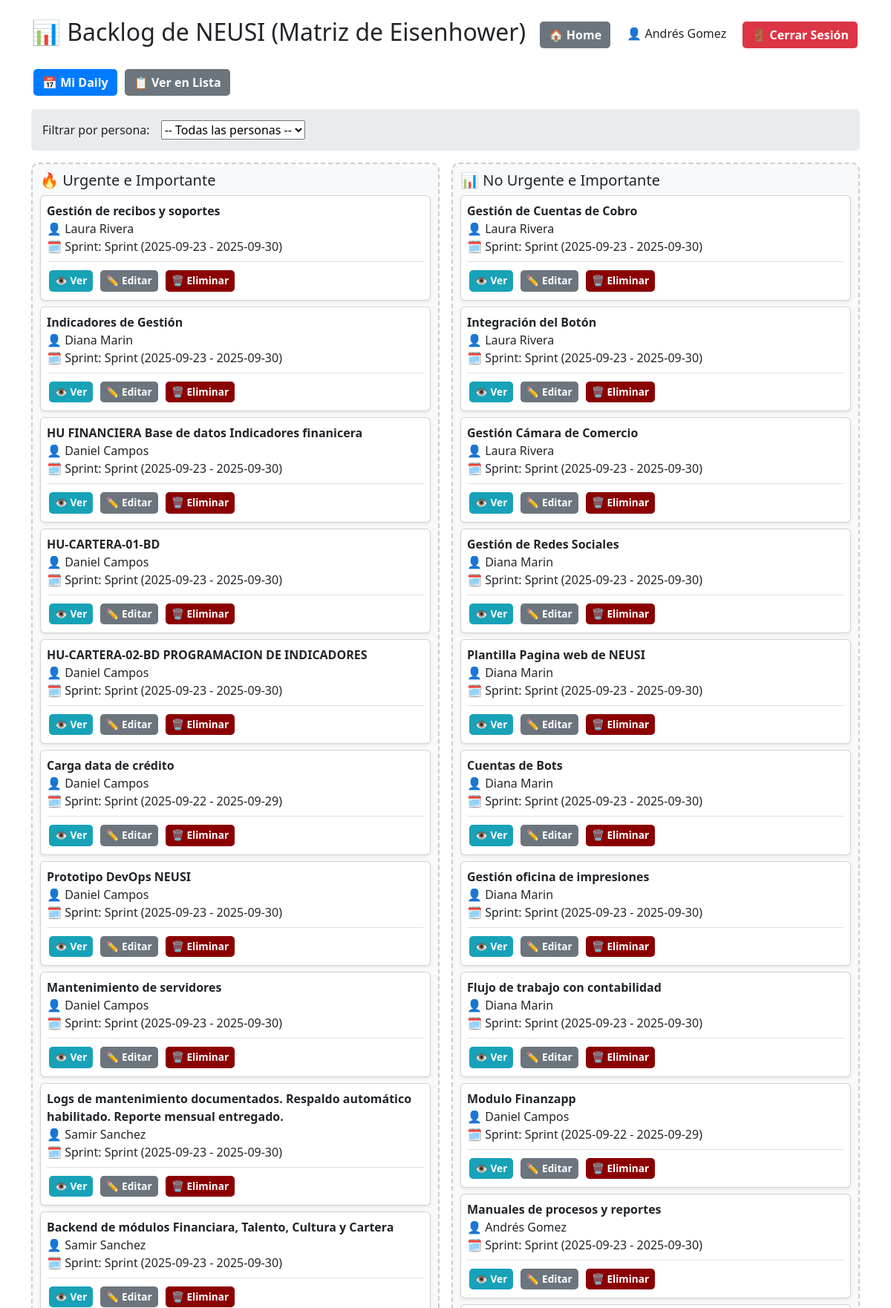
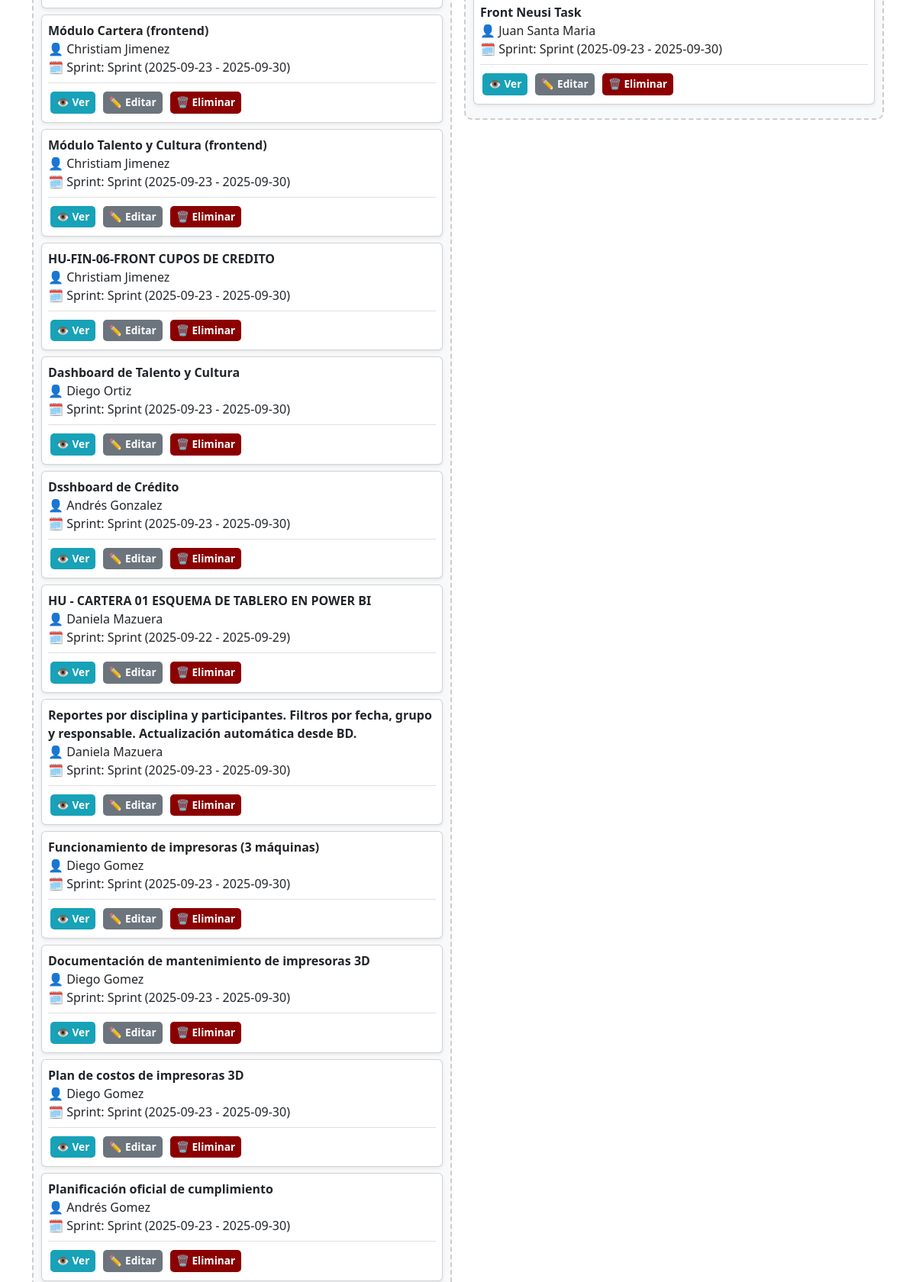
Screenshot of /matriz/ (signed in, upper part) with the database file from the repository (2 pictures, top to bottom).
### backlog/models.py (models this page shows, shortened)
class Tarea(models.Model):
    MATRIZ_CHOICES = [
        ("UI", "Urgente e Importante"),
        ("NUI", "No Urgente e Importante"),
        ("UNI", "Urgente y No Importante"),
        ("NUNI", "No Urgente y No Importante"),
    ]
    ESTADO_CHOICES = [
        ("NUEVO", "Nuevo"),
        ("APROBADO", "Aprobado"),
        ("EN_PROGRESO", "En Progreso"),
        ("COMPLETADO", "Completado"),
        ("BLOQUEADO", "Bloqueado"),
    ]
    titulo = models.CharField(max_length=200)
    descripcion = models.TextField(blank=True)
    criterios_aceptacion = models.TextField(
        blank=True,
        help_text="Criterios que deben cumplirse para cerrar esta tarea"
    )
    categoria = models.CharField(max_length=4, choices=MATRIZ_CHOICES)
    estado = models.CharField(
        max_length=20,
        choices=ESTADO_CHOICES,
        default="NUEVO",
        help_text="Estado actual de la tarea en el workflow"
    )
    asignado_a = models.ForeignKey(
        Integrante,
        on_delete=models.SET_NULL,
        null=True,
        blank=True,
        related_name="tareas_asignadas"
    )
    sprint = models.ForeignKey(Sprint, on_delete=models.CASCADE)
    completada = models.BooleanField(default=False)
    fecha_cierre = models.DateTimeField(null=True, blank=True)
    informe_cierre = models.FileField(
        upload_to="informes_cierre/",
        blank=True,
        null=True,
        help_text="Archivo requerido para cerrar la tarea"
    )

class Integrante(models.Model):
    ROL_PERMISOS = {
        "Lider Bases de datos": ["crear_tareas", "agregar_evidencias", "editar_tareas"],
        "Scrum Master / PO": ["crear_tareas", "agregar_evidencias", "editar_tareas"],
    }
    user = models.OneToOneField(User, on_delete=models.CASCADE)
    rol = models.CharField(max_length=100, blank=True)
    def __str__(self):
        return self.user.get_full_name() or self.user.username
    def puede_crear_tareas(self):
        permisos = self.ROL_PERMISOS.get(self.rol, [])
        return "crear_tareas" in permisos

class Sprint(models.Model):
    nombre = models.CharField(max_length=50, default="Sprint")
    inicio = models.DateField()
    fin = models.DateField()
    def __str__(self):
        return f"{self.nombre} ({self.inicio} - {self.fin})"

### backlog/views.py (the view)
# urls.py: path("matriz/", views.backlog_matriz, name="backlog_matriz"),
@login_required
def backlog_matriz(request):
    try:
        usuario_integrante = request.user.integrante
        tiene_permisos_admin = usuario_integrante.puede_crear_tareas()
    except AttributeError:
        tiene_permisos_admin = False
        usuario_integrante = None
    if tiene_permisos_admin:
        tareas = Tarea.objects.all().select_related("asignado_a", "sprint")
        integrantes = Integrante.objects.all()
        persona_id = request.GET.get("persona")
        if persona_id:
            try:
                tareas = tareas.filter(asignado_a__id=persona_id)
            except (Integrante.DoesNotExist, ValueError):
                pass
    else:
        tareas = Tarea.objects.filter(asignado_a=usuario_integrante) if usuario_integrante else Tarea.objects.none()
        integrantes = []
    cuadrantes = {
        "ui": tareas.filter(categoria="UI"),
        "nui": tareas.filter(categoria="NUI"),
        "uni": tareas.filter(categoria="UNI"),
        "nuni": tareas.filter(categoria="NUNI"),
    }
    return render(request, "backlog/backlog_matriz.html", {
        **cuadrantes,
        "integrantes": integrantes,
        "tiene_permisos_admin": tiene_permisos_admin,
    })

### backlog/templates/backlog/backlog_matriz.html (shortened to what this page needs)
{% load static %}
<!DOCTYPE html>
<html lang="es">
<head>
    <link href="https://cdn.jsdelivr.net/npm/bootstrap@5.3.0/dist/css/bootstrap.min.css" rel="stylesheet">
</head>
<body class="container mt-4">
    <div class="header-container">
        <h2>📊 Backlog de NEUSI (Matriz de Eisenhower)</h2>
        {% if request.user.is_authenticated %}
        <div class="user-info">
            <a href="{% url 'home' %}" class="btn btn-secondary">🏠 Home</a>
            <span style="margin: 0 15px;">👤 {{ request.user.first_name|default:request.user.username }}</span>
            <a href="{% url 'logout' %}" class="btn btn-danger">🚪 Cerrar Sesión</a>
        </div>
        {% endif %}
    </div>
    <div class="mb-3">
        <a href="{% url 'daily_personal' %}" class="btn btn-primary">📅 Mi Daily</a>
        <a href="{% url 'backlog_lista' %}" class="btn btn-secondary">📋 Ver en Lista</a>
        {% if tiene_permisos_admin %}
        <div style="margin-top: 15px; padding: 15px; background: #e9ecef; border-radius: 5px;">
            <form method="get" style="display: inline-flex; align-items: center; gap: 15px;">
                <label for="persona">Filtrar por persona:</label>
                <select name="persona" id="persona" onchange="this.form.submit()">
                    <option value="">-- Todas las personas --</option>
                </select>
            </form>
        </div>
        {% endif %}
    </div>
    <div class="row g-3">
        <div class="col-md-6">
            <div class="quadrant" id="ui">
                <h5>🔥 Urgente e Importante</h5>
                {% for tarea in ui %}
                    <div class="card p-2 bg-white shadow-sm" draggable="true" data-id="{{ tarea.id }}">
                        <div class="task-content">
                            <strong>{{ tarea.titulo }}</strong><br>
                            👤 {{ tarea.asignado_a }}<br>
                            🗓 Sprint: {{ tarea.sprint }}
                        </div>
                        <div class="task-actions">
                            <a href="{% url 'detalle_tarea' tarea.id %}" class="btn btn-info btn-sm">👁️ Ver</a>
                            {% if tiene_permisos_admin %}
                                <a href="{% url 'editar_tarea' tarea.id %}" class="btn btn-secondary btn-sm">✏️ Editar</a>
                                <a href="{% url 'eliminar_tarea' tarea.id %}" class="btn btn-delete btn-sm">🗑️ Eliminar</a>
                            {% endif %}
                        </div>
                    </div>
                {% empty %}
                    <p>⚠ Nada en este cuadrante.</p>
                {% endfor %}
            </div>
        </div>
        <div class="col-md-6">
            <div class="quadrant" id="nui">
                <h5>📊 No Urgente e Importante</h5>
                {% for tarea in nui %}
                    <div class="card p-2 bg-white shadow-sm" draggable="true" data-id="{{ tarea.id }}">
                        <div class="task-content">
                            <strong>{{ tarea.titulo }}</strong><br>
                            👤 {{ tarea.asignado_a }}<br>
                            🗓 Sprint: {{ tarea.sprint }}
                        </div>
                        <div class="task-actions">
                            <a href="{% url 'detalle_tarea' tarea.id %}" class="btn btn-info btn-sm">👁️ Ver</a>
                            {% if tiene_permisos_admin %}
                                <a href="{% url 'editar_tarea' tarea.id %}" class="btn btn-secondary btn-sm">✏️ Editar</a>
                                <a href="{% url 'eliminar_tarea' tarea.id %}" class="btn btn-delete btn-sm">🗑️ Eliminar</a>
                            {% endif %}
                        </div>
                    </div>
                {% empty %}
                    <p>⚠ Nada en este cuadrante.</p>
                {% endfor %}
            </div>
        </div>
    </div>
</body>
</html>

### backlog/templates/backlog/backlog_matriz.html (style rules this page uses)
.quadrant { min-height: 250px; border: 2px dashed #ccc; border-radius: 10px; padding: 10px; background-color: #f8f9fa; }
.card { margin-bottom: 8px; cursor: grab; }
.btn { padding: 6px 12px; margin: 3px; border: none; border-radius: 5px; text-decoration: none; color: white; font-weight: bold; display: inline-block; }
.btn-sm { padding: 4px 8px; font-size: 0.85em; }
.btn-primary { background-color: #007bff; }
.btn-secondary { background-color: #6c757d; }
.btn-danger { background-color: #dc3545; }
.btn-info { background-color: #17a2b8; }
.btn-delete { background-color: #8B0000; }
.header-container { display: flex; justify-content: space-between; align-items: center; margin-bottom: 20px; }
.user-info { text-align: right; }
.task-actions { margin-top: 8px; padding-top: 8px; border-top: 1px solid #e0e0e0; }
.task-content { cursor: grab; }

### rows the page displays
Tarea: titulo "Gestión de recibos y soportes", asignado_a "Laura Rivera", sprint "Sprint (2025-09-23 - 2025-09-30)"
Tarea: titulo "Indicadores de Gestión", asignado_a "Diana Marin", sprint "Sprint (2025-09-23 - 2025-09-30)"
Tarea: titulo "HU FINANCIERA Base de datos Indicadores finanicera", asignado_a "Daniel Campos", sprint "Sprint (2025-09-23 - 2025-09-30)"
Tarea: titulo "HU-CARTERA-01-BD", asignado_a "Daniel Campos", sprint "Sprint (2025-09-23 - 2025-09-30)"
Tarea: titulo "HU-CARTERA-02-BD PROGRAMACION DE INDICADORES", asignado_a "Daniel Campos", sprint "Sprint (2025-09-23 - 2025-09-30)"
Tarea: titulo "Carga data de crédito", asignado_a "Daniel Campos", sprint "Sprint (2025-09-22 - 2025-09-29)"
Tarea: titulo "Prototipo DevOps NEUSI", asignado_a "Daniel Campos", sprint "Sprint (2025-09-23 - 2025-09-30)"
Tarea: titulo "Mantenimiento de servidores", asignado_a "Daniel Campos", sprint "Sprint (2025-09-23 - 2025-09-30)"
Tarea: titulo "Logs de mantenimiento documentados. Respaldo automático habilitado. Reporte mensual entregado.", asignado_a "Samir Sanchez", sprint "Sprint (2025-09-23 - 2025-09-30)"
Tarea: titulo "Backend de módulos Financiara, Talento, Cultura y Cartera", asignado_a "Samir Sanchez", sprint "Sprint (2025-09-23 - 2025-09-30)"
Tarea: titulo "Módulo Cartera (frontend)", asignado_a "Christiam Jimenez", sprint "Sprint (2025-09-23 - 2025-09-30)"
Tarea: titulo "Módulo Talento y Cultura (frontend)", asignado_a "Christiam Jimenez", sprint "Sprint (2025-09-23 - 2025-09-30)"
Tarea: titulo "HU-FIN-06-FRONT CUPOS DE CREDITO", asignado_a "Christiam Jimenez", sprint "Sprint (2025-09-23 - 2025-09-30)"
Tarea: titulo "Dashboard de Talento y Cultura", asignado_a "Diego Ortiz", sprint "Sprint (2025-09-23 - 2025-09-30)"
Tarea: titulo "Dsshboard de Crédito", asignado_a "Andrés Gonzalez", sprint "Sprint (2025-09-23 - 2025-09-30)"
Tarea: titulo "HU - CARTERA 01 ESQUEMA DE TABLERO EN POWER BI", asignado_a "Daniela Mazuera", sprint "Sprint (2025-09-22 - 2025-09-29)"
Tarea: titulo "Reportes por disciplina y participantes. Filtros por fecha, grupo y responsable. Actualización automática desde BD.", asignado_a "Daniela Mazuera", sprint "Sprint (2025-09-23 - 2025-09-30)"
Tarea: titulo "Funcionamiento de impresoras (3 máquinas)", asignado_a "Diego Gomez", sprint "Sprint (2025-09-23 - 2025-09-30)"
Tarea: titulo "Documentación de mantenimiento de impresoras 3D", asignado_a "Diego Gomez", sprint "Sprint (2025-09-23 - 2025-09-30)"
Tarea: titulo "Plan de costos de impresoras 3D", asignado_a "Diego Gomez", sprint "Sprint (2025-09-23 - 2025-09-30)"
Tarea: titulo "Planificación oficial de cumplimiento", asignado_a "Andrés Gomez", sprint "Sprint (2025-09-23 - 2025-09-30)"
Tarea: titulo "Gestión de Cuentas de Cobro", asignado_a "Laura Rivera", sprint "Sprint (2025-09-23 - 2025-09-30)"
Tarea: titulo "Integración del Botón", asignado_a "Laura Rivera", sprint "Sprint (2025-09-23 - 2025-09-30)"
Tarea: titulo "Gestión Cámara de Comercio", asignado_a "Laura Rivera", sprint "Sprint (2025-09-23 - 2025-09-30)"
Tarea: titulo "Gestión de Redes Sociales", asignado_a "Diana Marin", sprint "Sprint (2025-09-23 - 2025-09-30)"
Tarea: titulo "Plantilla Pagina web de NEUSI", asignado_a "Diana Marin", sprint "Sprint (2025-09-23 - 2025-09-30)"
Tarea: titulo "Cuentas de Bots", asignado_a "Diana Marin", sprint "Sprint (2025-09-23 - 2025-09-30)"
Tarea: titulo "Gestión oficina de impresiones", asignado_a "Diana Marin", sprint "Sprint (2025-09-23 - 2025-09-30)"
Tarea: titulo "Flujo de trabajo con contabilidad", asignado_a "Diana Marin", sprint "Sprint (2025-09-23 - 2025-09-30)"
Tarea: titulo "Modulo Finanzapp", asignado_a "Daniel Campos", sprint "Sprint (2025-09-22 - 2025-09-29)"
Tarea: titulo "Manuales de procesos y reportes", asignado_a "Andrés Gomez", sprint "Sprint (2025-09-23 - 2025-09-30)"
Tarea: titulo "Front Neusi Task", asignado_a "Juan Santa Maria", sprint "Sprint (2025-09-23 - 2025-09-30)"

### other values shown
{{ request.user.first_name|default:request.user.username }} "Andrés Gomez"
